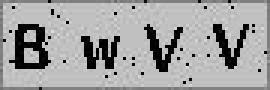
#> input picture captcha/tesseract-ocr+PIL/test_captcha/02c4260d-530f-46b3-8f8a-7b7e89cc9f97.png, 90 x 30 px (shown 3 times larger)
$ python -i ocr.py   (imports and definitions only)   (Python 2 division)
#> lines starting #> are read from the running program, lines starting #| are printed output that depends on the picture; after the words box and inside, x2 and y2 are one past the last pixel; in counts of white or black regions, pixels touching at a corner belong together
#!/usr/bin/env python
# -*- coding: utf-8 -*-

import pandas as pd
import uuid
import os
import time
import pytesseract
import StringIO

from PIL import Image, ImageEnhance


'''
Eg:
    c = Captcha()
    c.decode_captcha(file_path)

Descript:
    1. 强化图片(增加对比度 亮度)
    2. 去单噪点
    3. 切割图片(向x轴投影)
    4. 去矢量形噪点 (分别向x轴，y轴投影, 找到连续且小于3的点)
    5. 删除空白图片
    6. 识别图片

测试需要文件夹目录(开启图片保存功能需确认文件夹存在)：
./test_captcha              素材图片
./test_captcha2             整理好的文件名为图片内容的素材图片(用于测试准确率)
./test_captcha_all          已识别并保存所有图片
./test_captcha_errer        已识别并保存的❌图片
./test_captcha_success      已识别并保存的✅图片
./test_captcha_split        已识别并保存的切割好的char图片

'''

# 0 不开启图片保存 1 开启图片保存
OPEN_SAVE = 0
# 0 不开启统计计数 1 开启计数
OPEN_COUNTS = 0
# 0 网络图片来源 1 本地图片来源
LOCAL_IMAGE = 0

# 识别char参数
CONFIG_CHAR = "-psm 10 -c tessedit_char_whitelist=0123456789ABCEFGHJKLMNPQRSTUVWXYZabcdefghjklmnpqrstuvwxyz"


class Captcha(object):

    def __init__(self):
        if OPEN_COUNTS:
            self.counts = 0
            self.success_counts = 0
            self.errer_counts = 0
        if OPEN_SAVE:
            self.is_dir = 0
        self._white = (255, 255, 255)
        self._black = (0, 0, 0)
        pass

    # [6 lines left out: function binarization1, not called in this run]

    def graying(self, img):
        # 将RGB 彩图强化 二值化
        enhancer = ImageEnhance.Contrast(img)  # 增加对比对
        img = enhancer.enhance(2)
        # enhancer = ImageEnhance.Sharpness(img) #锐化
        # img = enhancer.enhance(2)
        enhancer = ImageEnhance.Brightness(img)  # 二值化
        img = enhancer.enhance(2)
        img = self.set_white_x_y(img)
        img = self.clear_point(img)
        split_img = self.spilt_columns_captcha(img)
        img_list = [img.crop(i) for i in split_img]

        return img_list

    # [4 lines left out: function img_to_str2, not called in this run]

    def _deal_x_shadow(self, img_list):
        img_list = map(self.map_cols_to_x_captcha, img_list)
        return img_list

    def _deal_y_shadow(self, img_list):
        img_list = map(self.map_rows_to_y_captcha, img_list)
        return img_list

    # [8 lines left out: function _deal_white_picture, not called in this run]

    def _daal_forecast_char(self, img_list):
        _char_all = map(self.binarization1, img_list)
        return _char_all

    def _deal_empty_char(self, _char_all):
        _char_list = filter(lambda x: x, _char_all)
        return _char_all

    def clear_point(self, im):
        '''清除单噪点
        '''
        _black = self._black
        _white = self._white
        for j in range(1, (im.size[1] - 1)):
            for i in range(1, (im.size[0] - 1)):
                _x_0_y_0 = (im.getpixel((i, j)) == _black)
                _x_down_y_0 = (im.getpixel((i, (j + 1))) == _white)
                _x_up_y_0 = (im.getpixel((i, (j - 1))) == _white)

                _x_0_y_left = (im.getpixel(((i - 1), j)) == _white)
                _x_down_y_left = (im.getpixel(((i - 1), (j + 1))) == _white)
                _x_up_y_left = (im.getpixel(((i - 1), (j - 1))) == _white)

                _x_0_y_right = (im.getpixel(((i + 1), j)) == _white)
                _x_down_y_right = (im.getpixel(((i + 1), (j + 1))) == _white)
                _x_up_y_right = (im.getpixel(((i + 1), (j - 1))) == _white)
                _alone_point = (_x_0_y_0 and _x_up_y_left and _x_up_y_0 and _x_up_y_right and _x_0_y_left and _x_0_y_right and _x_down_y_left and _x_down_y_0 and _x_down_y_right)

                if _alone_point:
                    im.putpixel([i, j], _white)
        return im

    def set_white_x_y(self, im):
        '''边缘填充
        '''
        _white = self._white
        _st_width = _st_high = 0
        _default_high = im.size[1] - 1
        _default_width = im.size[0] - 1
        for h in range(im.size[1]):
            for w in range(im.size[0]):
                _width_st_or_ed = (w == _st_width) or (w == _default_width)
                _high_st_or_ed = (h == _st_high) or (h == _default_high)
                if _width_st_or_ed or _high_st_or_ed:
                    im.putpixel([w, h], _white)

        return im

    def spilt_columns_captcha(self, im):
        '''横向沿x轴切割
        '''
        up = left = right = _black_flag = _tmp_flag = 0
        down = int(im.size[1]) - 1

        _split_list = []
        for w in xrange(left, im.size[0]):
            for h in xrange(1, im.size[1]):
                if im.getpixel((w, h)) == self._black:
                    _tmp_flag = 1
            if not _black_flag and _tmp_flag:
                _black_flag = 1
                left = w
            if _black_flag and not _tmp_flag:
                _black_flag = 0
                right = w
                _split_list.append(
                    (left - 1 if left else 0, up, right + 1 if right < im.size[0] else im.size[0], down))
            _tmp_flag = False
        return _split_list

    # [181 lines left out: functions map_rows_to_y_captcha, cut_y_lines_lt_num, map_cols_to_x_captcha, cut_x_lines_lt_num, decode_captcha, _debug_captch_save and 5 more, not called in this run]


# [2 lines not run here, left out]

>>> from PIL import Image
>>> picture = Image.open('test_captcha/02c4260d-530f-46b3-8f8a-7b7e89cc9f97.png')
#> picture is the input picture: PIL image 90x30 RGB; min 0, max 219, mean 160
>>> result = Captcha().graying(picture)
#> in graying, `img = enhancer.enhance(2)`:
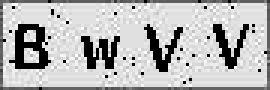
#> img: PIL image 90x30 RGB (shown 3 times larger); min 0, max 255, mean 181.5
#> in graying, `img = enhancer.enhance(2)`:
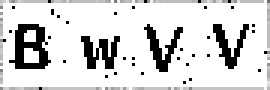
#> img: PIL image 90x30 RGB (shown 3 times larger); min 0, max 255, mean 213.8
#> after the loop in set_white_x_y, `for h in range(im.size[1]):`:
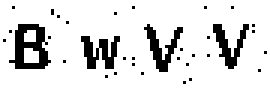
#> im: PIL image 90x30 RGB (shown 3 times larger); 86.2% white; black in thin lines or dots, all inside (x1, y1, x2, y2) = (1, 2, 89, 28)
#> after the loop in clear_point, `for j in range(1, (im.size[1] - 1)):`:
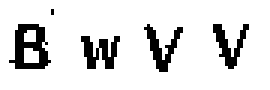
#> im: PIL image 90x30 RGB (shown 3 times larger); 87.3% white; black in thin lines or dots, all inside (x1, y1, x2, y2) = (3, 3, 83, 24)
#> in graying, `split_img = self.spilt_columns_captcha(img)`: split_img = [(2, 0, 19, 29), (26, 0, 41, 29), (47, 0, 62, 29), (70, 0, 84, 29)]
#> in graying, `img_list = [img.crop(i) for i in split_img]`: img_list = 4 items
#> result = 4 items

$ run again, on captcha/tesseract-ocr+PIL/test_captcha/0f637a9e-ce35-4f5b-adf5-7e6dab949155.png
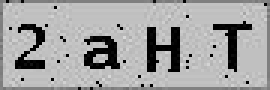
#> input picture captcha/tesseract-ocr+PIL/test_captcha/0f637a9e-ce35-4f5b-adf5-7e6dab949155.png, 90 x 30 px (shown 3 times larger)
#> picture is the input picture: PIL image 90x30 RGB; min 0, max 217, mean 161.8
#> after the loop in set_white_x_y, `for h in range(im.size[1]):`:
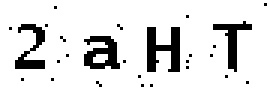
#> im: PIL image 90x30 RGB (shown 3 times larger); 87.1% white; 27 black regions (23 under 20 px), largest, box (x1, y1, x2, y2) and area: (49, 9, 60, 24) 102, (28, 12, 40, 23) 83, (5, 8, 15, 23) 69, (71, 7, 84, 24) 68
#> after the loop in clear_point, `for j in range(1, (im.size[1] - 1)):`:
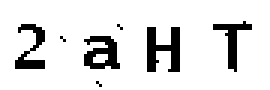
#> im: PIL image 90x30 RGB (shown 3 times larger); 87.9% white; 7 black regions (3 under 20 px), largest, box (x1, y1, x2, y2) and area: (49, 9, 60, 24) 102, (28, 12, 40, 23) 83, (5, 8, 15, 23) 69, (71, 7, 84, 24) 68
#> split_img = [(4, 0, 16, 29), (19, 0, 23, 29), (27, 0, 42, 29), (48, 0, 61, 29), (70, 0, 85, 29)]
#> img_list = 5 items

$ run again, on captcha/tesseract-ocr+PIL/test_captcha/1045d5ad-6cc4-4da1-b20e-ab58ac5cdf01.png
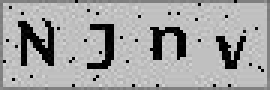
#> input picture captcha/tesseract-ocr+PIL/test_captcha/1045d5ad-6cc4-4da1-b20e-ab58ac5cdf01.png, 90 x 30 px (shown 3 times larger)
#> picture is the input picture: PIL image 90x30 RGB; min 0, max 219, mean 163.5
#> after the loop in set_white_x_y, `for h in range(im.size[1]):`:
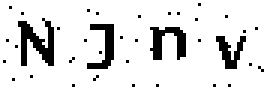
#> im: PIL image 90x30 RGB (shown 3 times larger); 88% white; black in thin lines or dots
#> after the loop in clear_point, `for j in range(1, (im.size[1] - 1)):`:
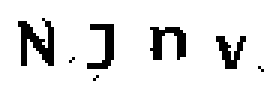
#> im: PIL image 90x30 RGB (shown 3 times larger); 89.1% white; black in thin lines or dots, all inside (x1, y1, x2, y2) = (6, 6, 88, 27)
#> split_img = [(5, 0, 19, 29), (22, 0, 26, 29), (28, 0, 39, 29), (49, 0, 63, 29), (71, 0, 83, 29), (85, 0, 89, 29)]
#> img_list = 6 items

$ run again, on captcha/tesseract-ocr+PIL/test_captcha/10d9d7ee-26fd-4f99-a744-83c357d6411a.png
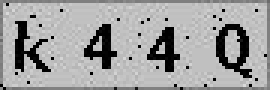
#> input picture captcha/tesseract-ocr+PIL/test_captcha/10d9d7ee-26fd-4f99-a744-83c357d6411a.png, 90 x 30 px (shown 3 times larger)
#> picture is the input picture: PIL image 90x30 RGB; min 0, max 217, mean 159.9
#> after the loop in set_white_x_y, `for h in range(im.size[1]):`:
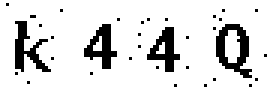
#> im: PIL image 90x30 RGB (shown 3 times larger); 86.1% white; black in thin lines or dots
#> after the loop in clear_point, `for j in range(1, (im.size[1] - 1)):`:
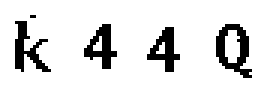
#> im: PIL image 90x30 RGB (shown 3 times larger); 87.2% white; 5 black regions (1 under 20 px), largest, box (x1, y1, x2, y2) and area: (72, 8, 84, 26) 103, (5, 7, 17, 24) 84, (28, 8, 39, 23) 79, (49, 9, 60, 24) 77
#> split_img = [(4, 0, 18, 29), (27, 0, 40, 29), (48, 0, 61, 29), (71, 0, 85, 29)]
#> img_list = 4 items
